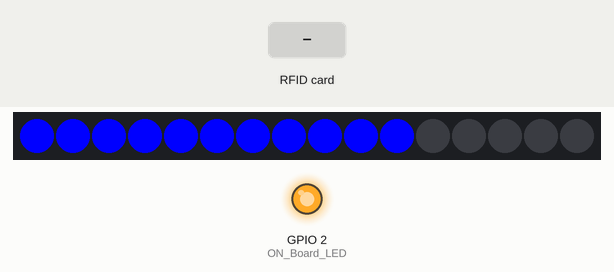
Recording of a sketch running on a simulated ESP32. Parts: 16 RGB LEDs in strip order, left to right, output pins drawn as LEDs (lit = HIGH). The inputs (shaded band) are chosen by the test bench. WiFi joins after 1.5 s; servers stay silent unless stated; uploads are accepted with an empty reply; what the sketch prints to the serial monitor is not drawn.

Above: at 3.2 s.
3.3 s: RFID card 5E 7A 19 C4 held to the reader
At 4.0 s:
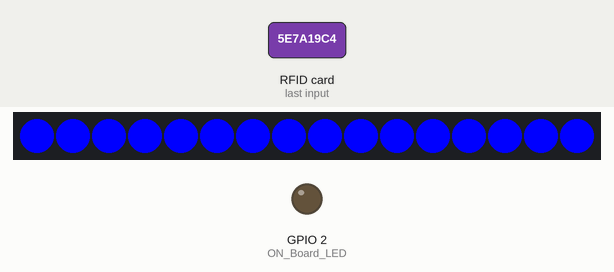
At 8.18 s:
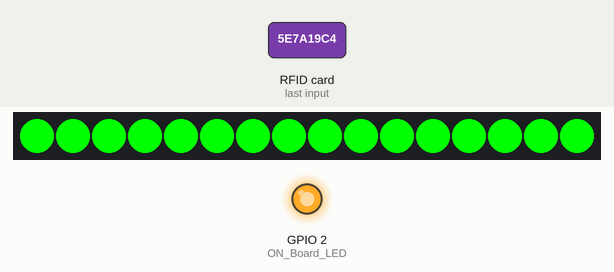
Timing chart, 0 to 9.7 s (numbered marks = the images above; inputs shaded):
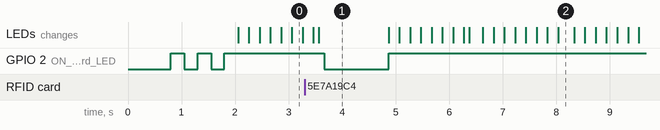

The sketch:

checkpoints.ino
```cpp
#include <WiFi.h>
#include <HTTPClient.h>
#include <SPI.h>
#include <MFRC522.h>
#include <Adafruit_NeoPixel.h>
#include <ArduinoJson.h>

#define NEOPIXEL_PIN 4     // Pin connected to the NeoPixels
#define NUM_PIXELS   16    // Number of NeoPixels
#define DELAY_MS     100   // Animation delay in milliseconds

Adafruit_NeoPixel pixels(NUM_PIXELS, NEOPIXEL_PIN, NEO_GRB + NEO_KHZ800);

#define SS_PIN 5 // SDA / SS is connected to GPIO 21
#define RST_PIN 27 // RST is connected to GPIO 22
MFRC522 mfrc522(SS_PIN, RST_PIN); // Create MFRC522 instance.

#define ON_Board_LED 2 // Defining an On Board LED, used for indicators when the process of connecting to a WiFi router

const char *ssid = "Mahima";
const char *password = "mahima123";
const char* serverURL = "http://172.20.10.5:4000/getBoardData/";

WiFiServer server(80); // Server on port 80

int readsuccess;
byte readcard[4];
char str[32] = "";
String StrUID;

void setup()
{
    Serial.begin(115200); // Initialize serial communications with the PC
    SPI.begin();          // Init SPI bus
    mfrc522.PCD_Init();   // Init MFRC522 card

    delay(500);

    WiFi.begin(ssid, password); // Connect to your WiFi router
    Serial.println("");

    pinMode(ON_Board_LED, OUTPUT);
    digitalWrite(ON_Board_LED, HIGH); // Turn off LED On Board

    Serial.print("Connecting");
    while (WiFi.status() != WL_CONNECTED)
    {
        Serial.print(".");
        digitalWrite(ON_Board_LED, LOW);
        delay(250);
        digitalWrite(ON_Board_LED, HIGH);
        delay(250);
    }
    digitalWrite(ON_Board_LED, HIGH);

    Serial.println("");
    Serial.print("Successfully connected to : ");
    Serial.println(ssid);
    Serial.print("IP address: ");
    Serial.println(WiFi.localIP());

    Serial.println("Please tag a card or keychain to see the UID !");
    Serial.println("");

    pixels.begin(); // Initialize NeoPixel strip
}

void loop()
{
    // Run loading animation
    loadingAnimation(0x00, 0x00, 0xFF, 200); // Blue color loading animation
    readsuccess = getid();

    if (readsuccess)
    {
        digitalWrite(ON_Board_LED, LOW);
        HTTPClient http; // Declare object of class HTTPClient

        String UIDresultSend, postData;
        UIDresultSend = StrUID;

        // Post Data
        postData = "UIDresult=" + UIDresultSend;

        http.begin("http://192.168.8.190/pathfinder/getBoardData"); // Specify request destination
        http.addHeader("Content-Type", "application/x-www-form-urlencoded"); // Specify content-type header

        int httpCode = http.POST(postData); // Send the request
        String payload = http.getString();  // Get the response payload

        Serial.println(UIDresultSend);
        Serial.println(httpCode); // Print HTTP return code
        Serial.println(payload);  // Print request response payload

        http.end(); // Close connection
        delay(1000);
        digitalWrite(ON_Board_LED, HIGH);

        // Success loading animation
        loadingAnimation(0x00, 0xFF, 0x00, 50); // Green color loading animation
        delay(50);
        loadingAnimation(0x00, 0xFF, 0x00, 50); // Green color loading animation

        // Send data to the new endpoint
        sendData(serverURL, UIDresultSend);
    }
}

//---------------------------------------------------------------------------------
// Loading animation function
void loadingAnimation(uint8_t red, uint8_t green, uint8_t blue, uint8_t brightness) {
  for (int i = 0; i < NUM_PIXELS; i++) {
    // Clear all pixels
    pixels.clear();

    // Set the pixels from 0 to i (inclusive) to the specified color
    for (int j = 0; j <= i; j++) {
      pixels.setPixelColor(j, pixels.Color(red, green, blue));
    }

    // Show the updated pixels
    pixels.show();

    // Delay between each pixel update
    delay(DELAY_MS);
  }
}
//--------------------------------------------------

int getid()
{
    if (!mfrc522.PICC_IsNewCardPresent())
    {
        return 0;
    }
    if (!mfrc522.PICC_ReadCardSerial())
    {
        return 0;
    }

    Serial.print("THE UID OF THE SCANNED CARD IS : ");

    for (int i = 0; i < 4; i++)
    {
        readcard[i] = mfrc522.uid.uidByte[i]; // Storing the UID of the tag in readcard
        array_to_string(readcard, 4, str);
        StrUID = str;
    }
    mfrc522.PICC_HaltA();
    return 1;
}

void array_to_string(byte array[], unsigned int len, char buffer[])
{
    for (unsigned int i = 0; i < len; i++)
    {
        byte nib1 = (array[i] >> 4) & 0x0F;
        byte nib2 = (array[i] >> 0) & 0x0F;
        buffer[i * 2 + 0] = nib1 < 0xA ? '0' + nib1 : 'A' + nib1 - 0xA;
        buffer[i * 2 + 1] = nib2 < 0xA ? '0' + nib2 : 'A' + nib2 - 0xA;
    }
    buffer[len * 2] = '\0';
}

void sendData(const char* serverURL, String data){
  HTTPClient http;
  http.begin(serverURL);
  http.addHeader("Content-Type", "application/json");

  StaticJsonDocument<200> doc;
  doc["RFIDKey"] = data;

  String sendingData;
  serializeJson(doc, sendingData);
  int code = http.POST(sendingData);
  if(code > 0){
    Serial.println("Data Sent Successfully");
    Serial.println(http.getString());
  } else {
    Serial.println("Cannot Send Data. Check the IP Address and Network");
  }
}
```

Measured:
- after the input at 3.3 s, GPIO 2 (ON_Board_LED): HIGH → LOW after 0.37 s, → HIGH 1.2 s later
- what the display in image 1 shows lasts 1.3 s, from 3.6 s to 4.9 s
